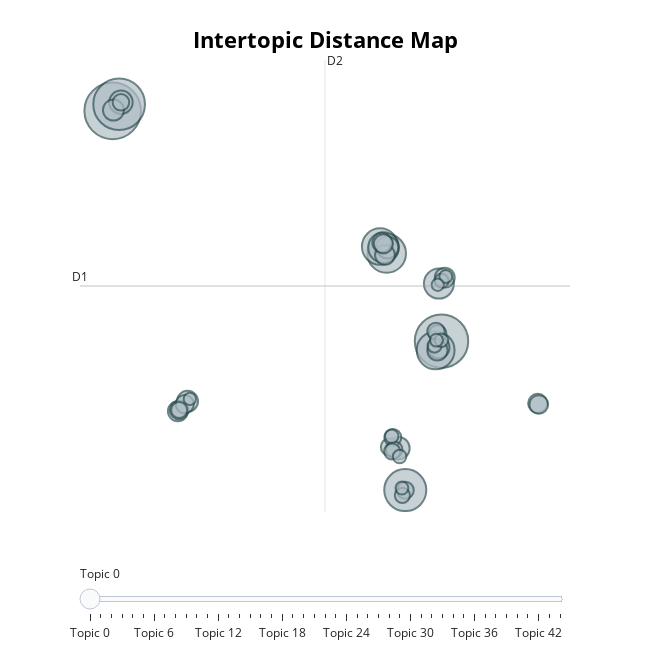

Here is the notebook cell this chart was saved with:
### Code cell
topic_model.visualize_topics()

### Figure 1 — Plotly figure (JSON) as saved in the notebook; plotly's stock layout.template omitted (floating-point values rounded to 4 significant figures; data arrays with more than 128 entries replaced by an {"elided": "..."} marker saying what was removed)
{"data": [{"customdata": {"elided": "45x3 mixed values"}, "hovertemplate": "<b>Topic %{customdata[0]}</b><br>%{customdata[1]}<br>Size: %{customdata[2]}", "legendgroup": "", "marker": {"color": "#B0BEC5", "line": {"color": "DarkSlateGrey", "width": 2}, "size": [210, 187, 175, 116, 98, 94, 87, 62, 59, 36, 33, 32, 30, 29, 29, 27, 26, 26, 26, 25, 24, 24, 23, 23, 22, 20, 20, 20, 19, 19, 18, 18, 17, 17, 15, 13, 13, 12, 12, 12, 11, 11, 11, 10, 10], "sizemode": "area", "sizeref": 0.1313, "symbol": "circle"}, "mode": "markers", "name": "", "orientation": "v", "showlegend": false, "type": "scatter", "x": [-16.05, 8.162, -15.58, 5.493, 4.123, 7.729, 3.641, 3.896, 7.969, -15.44, 4.99, 4.177, 7.961, -15.99, -10.54, 7.86, 8.4, 4.0, -11.25, 3.789, 15.24, 3.885, 15.32, -11.16, -10.75, 7.878, 4.339, 7.755, 4.577, 5.494, -15.44, 4.678, 4.53, -11.15, 5.279, 8.169, 7.65, 8.166, 4.497, 5.078, 8.481, 7.788, 5.249, 7.887, -10.37], "xaxis": "x", "y": [19.46, 3.07, 19.94, -7.525, 9.316, 2.42, 9.806, 9.738, 7.17, 20.07, -4.546, 9.742, 2.611, 19.52, -1.209, 2.418, 7.598, 9.213, -1.921, 10.09, -1.355, 9.999, -1.436, -1.827, -1.415, 3.603, -4.454, 3.761, -3.781, -7.545, 20.07, -4.652, -4.779, -1.822, -7.902, 7.368, 2.757, 3.136, -3.703, -5.142, 7.678, 3.145, -7.384, 7.09, -1.038], "yaxis": "y"}], "layout": {"annotations": [{"showarrow": false, "text": "D1", "x": -18.46, "y": 6.998, "yshift": 10}, {"showarrow": false, "text": "D2", "x": -0.417, "xshift": 10, "y": 23.08}], "height": 650, "hoverlabel": {"bgcolor": "white", "font": {"family": "Rockwell", "size": 16}}, "legend": {"itemsizing": "constant", "tracegroupgap": 0}, "margin": {"t": 60}, "shapes": [{"line": {"color": "#CFD8DC", "width": 2}, "type": "line", "x0": -0.417, "x1": -0.417, "y0": -9.087, "y1": 23.08}, {"line": {"color": "#9E9E9E", "width": 2}, "type": "line", "x0": -18.46, "x1": 17.62, "y0": 6.998, "y1": 6.998}], "sliders": [{"active": 0, "pad": {"t": 50}, "steps": [{"args": [{"marker.color": [["red", "#B0BEC5", "#B0BEC5", "#B0BEC5", "#B0BEC5", "#B0BEC5", "#B0BEC5", "#B0BEC5", "#B0BEC5", "#B0BEC5", "#B0BEC5", "#B0BEC5", "#B0BEC5", "#B0BEC5", "#B0BEC5", "#B0BEC5", "#B0BEC5", "#B0BEC5", "#B0BEC5", "#B0BEC5", "#B0BEC5", "#B0BEC5", "#B0BEC5", "#B0BEC5", "#B0BEC5", "#B0BEC5", "#B0BEC5", "#B0BEC5", "#B0BEC5", "#B0BEC5", "#B0BEC5", "#B0BEC5", "#B0BEC5", "#B0BEC5", "#B0BEC5", "#B0BEC5", "#B0BEC5", "#B0BEC5", "#B0BEC5", "#B0BEC5", "#B0BEC5", "#B0BEC5", "#B0BEC5", "#B0BEC5", "#B0BEC5"]]}], "label": "Topic 0", "method": "update"}, {"args": [{"marker.color": [["#B0BEC5", "red", "#B0BEC5", "#B0BEC5", "#B0BEC5", "#B0BEC5", "#B0BEC5", "#B0BEC5", "#B0BEC5", "#B0BEC5", "#B0BEC5", "#B0BEC5", "#B0BEC5", "#B0BEC5", "#B0BEC5", "#B0BEC5", "#B0BEC5", "#B0BEC5", "#B0BEC5", "#B0BEC5", "#B0BEC5", "#B0BEC5", "#B0BEC5", "#B0BEC5", "#B0BEC5", "#B0BEC5", "#B0BEC5", "#B0BEC5", "#B0BEC5", "#B0BEC5", "#B0BEC5", "#B0BEC5", "#B0BEC5", "#B0BEC5", "#B0BEC5", "#B0BEC5", "#B0BEC5", "#B0BEC5", "#B0BEC5", "#B0BEC5", "#B0BEC5", "#B0BEC5", "#B0BEC5", "#B0BEC5", "#B0BEC5"]]}], "label": "Topic 1", "method": "update"}, {"args": [{"marker.color": [["#B0BEC5", "#B0BEC5", "red", "#B0BEC5", "#B0BEC5", "#B0BEC5", "#B0BEC5", "#B0BEC5", "#B0BEC5", "#B0BEC5", "#B0BEC5", "#B0BEC5", "#B0BEC5", "#B0BEC5", "#B0BEC5", "#B0BEC5", "#B0BEC5", "#B0BEC5", "#B0BEC5", "#B0BEC5", "#B0BEC5", "#B0BEC5", "#B0BEC5", "#B0BEC5", "#B0BEC5", "#B0BEC5", "#B0BEC5", "#B0BEC5", "#B0BEC5", "#B0BEC5", "#B0BEC5", "#B0BEC5", "#B0BEC5", "#B0BEC5", "#B0BEC5", "#B0BEC5", "#B0BEC5", "#B0BEC5", "#B0BEC5", "#B0BEC5", "#B0BEC5", "#B0BEC5", "#B0BEC5", "#B0BEC5", "#B0BEC5"]]}], "label": "Topic 2", "method": "update"}, {"args": [{"marker.color": [["#B0BEC5", "#B0BEC5", "#B0BEC5", "red", "#B0BEC5", "#B0BEC5", "#B0BEC5", "#B0BEC5", "#B0BEC5", "#B0BEC5", "#B0BEC5", "#B0BEC5", "#B0BEC5", "#B0BEC5", "#B0BEC5", "#B0BEC5", "#B0BEC5", "#B0BEC5", "#B0BEC5", "#B0BEC5", "#B0BEC5", "#B0BEC5", "#B0BEC5", "#B0BEC5", "#B0BEC5", "#B0BEC5", "#B0BEC5", "#B0BEC5", "#B0BEC5", "#B0BEC5", "#B0BEC5", "#B0BEC5", "#B0BEC5", "#B0BEC5", "#B0BEC5", "#B0BEC5", "#B0BEC5", "#B0BEC5", "#B0BEC5", "#B0BEC5", "#B0BEC5", "#B0BEC5", "#B0BEC5", "#B0BEC5", "#B0BEC5"]]}], "label": "Topic 3", "method": "update"}, {"args": [{"marker.color": [["#B0BEC5", "#B0BEC5", "#B0BEC5", "#B0BEC5", "red", "#B0BEC5", "#B0BEC5", "#B0BEC5", "#B0BEC5", "#B0BEC5", "#B0BEC5", "#B0BEC5", "#B0BEC5", "#B0BEC5", "#B0BEC5", "#B0BEC5", "#B0BEC5", "#B0BEC5", "#B0BEC5", "#B0BEC5", "#B0BEC5", "#B0BEC5", "#B0BEC5", "#B0BEC5", "#B0BEC5", "#B0BEC5", "#B0BEC5", "#B0BEC5", "#B0BEC5", "#B0BEC5", "#B0BEC5", "#B0BEC5", "#B0BEC5", "#B0BEC5", "#B0BEC5", "#B0BEC5", "#B0BEC5", "#B0BEC5", "#B0BEC5", "#B0BEC5", "#B0BEC5", "#B0BEC5", "#B0BEC5", "#B0BEC5", "#B0BEC5"]]}], "label": "Topic 4", "method": "update"}, {"args": [{"marker.color": [["#B0BEC5", "#B0BEC5", "#B0BEC5", "#B0BEC5", "#B0BEC5", "red", "#B0BEC5", "#B0BEC5", "#B0BEC5", "#B0BEC5", "#B0BEC5", "#B0BEC5", "#B0BEC5", "#B0BEC5", "#B0BEC5", "#B0BEC5", "#B0BEC5", "#B0BEC5", "#B0BEC5", "#B0BEC5", "#B0BEC5", "#B0BEC5", "#B0BEC5", "#B0BEC5", "#B0BEC5", "#B0BEC5", "#B0BEC5", "#B0BEC5", "#B0BEC5", "#B0BEC5", "#B0BEC5", "#B0BEC5", "#B0BEC5", "#B0BEC5", "#B0BEC5", "#B0BEC5", "#B0BEC5", "#B0BEC5", "#B0BEC5", "#B0BEC5", "#B0BEC5", "#B0BEC5", "#B0BEC5", "#B0BEC5", "#B0BEC5"]]}], "label": "Topic 5", "method": "update"}, {"args": [{"marker.color": [["#B0BEC5", "#B0BEC5", "#B0BEC5", "#B0BEC5", "#B0BEC5", "#B0BEC5", "red", "#B0BEC5", "#B0BEC5", "#B0BEC5", "#B0BEC5", "#B0BEC5", "#B0BEC5", "#B0BEC5", "#B0BEC5", "#B0BEC5", "#B0BEC5", "#B0BEC5", "#B0BEC5", "#B0BEC5", "#B0BEC5", "#B0BEC5", "#B0BEC5", "#B0BEC5", "#B0BEC5", "#B0BEC5", "#B0BEC5", "#B0BEC5", "#B0BEC5", "#B0BEC5", "#B0BEC5", "#B0BEC5", "#B0BEC5", "#B0BEC5", "#B0BEC5", "#B0BEC5", "#B0BEC5", "#B0BEC5", "#B0BEC5", "#B0BEC5", "#B0BEC5", "#B0BEC5", "#B0BEC5", "#B0BEC5", "#B0BEC5"]]}], "label": "Topic 6", "method": "update"}, {"args": [{"marker.color": [["#B0BEC5", "#B0BEC5", "#B0BEC5", "#B0BEC5", "#B0BEC5", "#B0BEC5", "#B0BEC5", "red", "#B0BEC5", "#B0BEC5", "#B0BEC5", "#B0BEC5", "#B0BEC5", "#B0BEC5", "#B0BEC5", "#B0BEC5", "#B0BEC5", "#B0BEC5", "#B0BEC5", "#B0BEC5", "#B0BEC5", "#B0BEC5", "#B0BEC5", "#B0BEC5", "#B0BEC5", "#B0BEC5", "#B0BEC5", "#B0BEC5", "#B0BEC5", "#B0BEC5", "#B0BEC5", "#B0BEC5", "#B0BEC5", "#B0BEC5", "#B0BEC5", "#B0BEC5", "#B0BEC5", "#B0BEC5", "#B0BEC5", "#B0BEC5", "#B0BEC5", "#B0BEC5", "#B0BEC5", "#B0BEC5", "#B0BEC5"]]}], "label": "Topic 7", "method": "update"}, {"args": [{"marker.color": [["#B0BEC5", "#B0BEC5", "#B0BEC5", "#B0BEC5", "#B0BEC5", "#B0BEC5", "#B0BEC5", "#B0BEC5", "red", "#B0BEC5", "#B0BEC5", "#B0BEC5", "#B0BEC5", "#B0BEC5", "#B0BEC5", "#B0BEC5", "#B0BEC5", "#B0BEC5", "#B0BEC5", "#B0BEC5", "#B0BEC5", "#B0BEC5", "#B0BEC5", "#B0BEC5", "#B0BEC5", "#B0BEC5", "#B0BEC5", "#B0BEC5", "#B0BEC5", "#B0BEC5", "#B0BEC5", "#B0BEC5", "#B0BEC5", "#B0BEC5", "#B0BEC5", "#B0BEC5", "#B0BEC5", "#B0BEC5", "#B0BEC5", "#B0BEC5", "#B0BEC5", "#B0BEC5", "#B0BEC5", "#B0BEC5", "#B0BEC5"]]}], "label": "Topic 8", "method": "update"}, {"args": [{"marker.color": [["#B0BEC5", "#B0BEC5", "#B0BEC5", "#B0BEC5", "#B0BEC5", "#B0BEC5", "#B0BEC5", "#B0BEC5", "#B0BEC5", "red", "#B0BEC5", "#B0BEC5", "#B0BEC5", "#B0BEC5", "#B0BEC5", "#B0BEC5", "#B0BEC5", "#B0BEC5", "#B0BEC5", "#B0BEC5", "#B0BEC5", "#B0BEC5", "#B0BEC5", "#B0BEC5", "#B0BEC5", "#B0BEC5", "#B0BEC5", "#B0BEC5", "#B0BEC5", "#B0BEC5", "#B0BEC5", "#B0BEC5", "#B0BEC5", "#B0BEC5", "#B0BEC5", "#B0BEC5", "#B0BEC5", "#B0BEC5", "#B0BEC5", "#B0BEC5", "#B0BEC5", "#B0BEC5", "#B0BEC5", "#B0BEC5", "#B0BEC5"]]}], "label": "Topic 9", "method": "update"}, {"args": [{"marker.color": [["#B0BEC5", "#B0BEC5", "#B0BEC5", "#B0BEC5", "#B0BEC5", "#B0BEC5", "#B0BEC5", "#B0BEC5", "#B0BEC5", "#B0BEC5", "red", "#B0BEC5", "#B0BEC5", "#B0BEC5", "#B0BEC5", "#B0BEC5", "#B0BEC5", "#B0BEC5", "#B0BEC5", "#B0BEC5", "#B0BEC5", "#B0BEC5", "#B0BEC5", "#B0BEC5", "#B0BEC5", "#B0BEC5", "#B0BEC5", "#B0BEC5", "#B0BEC5", "#B0BEC5", "#B0BEC5", "#B0BEC5", "#B0BEC5", "#B0BEC5", "#B0BEC5", "#B0BEC5", "#B0BEC5", "#B0BEC5", "#B0BEC5", "#B0BEC5", "#B0BEC5", "#B0BEC5", "#B0BEC5", "#B0BEC5", "#B0BEC5"]]}], "label": "Topic 10", "method": "update"}, {"args": [{"marker.color": [["#B0BEC5", "#B0BEC5", "#B0BEC5", "#B0BEC5", "#B0BEC5", "#B0BEC5", "#B0BEC5", "#B0BEC5", "#B0BEC5", "#B0BEC5", "#B0BEC5", "red", "#B0BEC5", "#B0BEC5", "#B0BEC5", "#B0BEC5", "#B0BEC5", "#B0BEC5", "#B0BEC5", "#B0BEC5", "#B0BEC5", "#B0BEC5", "#B0BEC5", "#B0BEC5", "#B0BEC5", "#B0BEC5", "#B0BEC5", "#B0BEC5", "#B0BEC5", "#B0BEC5", "#B0BEC5", "#B0BEC5", "#B0BEC5", "#B0BEC5", "#B0BEC5", "#B0BEC5", "#B0BEC5", "#B0BEC5", "#B0BEC5", "#B0BEC5", "#B0BEC5", "#B0BEC5", "#B0BEC5", "#B0BEC5", "#B0BEC5"]]}], "label": "Topic 11", "method": "update"}, {"args": [{"marker.color": [["#B0BEC5", "#B0BEC5", "#B0BEC5", "#B0BEC5", "#B0BEC5", "#B0BEC5", "#B0BEC5", "#B0BEC5", "#B0BEC5", "#B0BEC5", "#B0BEC5", "#B0BEC5", "red", "#B0BEC5", "#B0BEC5", "#B0BEC5", "#B0BEC5", "#B0BEC5", "#B0BEC5", "#B0BEC5", "#B0BEC5", "#B0BEC5", "#B0BEC5", "#B0BEC5", "#B0BEC5", "#B0BEC5", "#B0BEC5", "#B0BEC5", "#B0BEC5", "#B0BEC5", "#B0BEC5", "#B0BEC5", "#B0BEC5", "#B0BEC5", "#B0BEC5", "#B0BEC5", "#B0BEC5", "#B0BEC5", "#B0BEC5", "#B0BEC5", "#B0BEC5", "#B0BEC5", "#B0BEC5", "#B0BEC5", "#B0BEC5"]]}], "label": "Topic 12", "method": "update"}, {"args": [{"marker.color": [["#B0BEC5", "#B0BEC5", "#B0BEC5", "#B0BEC5", "#B0BEC5", "#B0BEC5", "#B0BEC5", "#B0BEC5", "#B0BEC5", "#B0BEC5", "#B0BEC5", "#B0BEC5", "#B0BEC5", "red", "#B0BEC5", "#B0BEC5", "#B0BEC5", "#B0BEC5", "#B0BEC5", "#B0BEC5", "#B0BEC5", "#B0BEC5", "#B0BEC5", "#B0BEC5", "#B0BEC5", "#B0BEC5", "#B0BEC5", "#B0BEC5", "#B0BEC5", "#B0BEC5", "#B0BEC5", "#B0BEC5", "#B0BEC5", "#B0BEC5", "#B0BEC5", "#B0BEC5", "#B0BEC5", "#B0BEC5", "#B0BEC5", "#B0BEC5", "#B0BEC5", "#B0BEC5", "#B0BEC5", "#B0BEC5", "#B0BEC5"]]}], "label": "Topic 13", "method": "update"}, {"args": [{"marker.color": [["#B0BEC5", "#B0BEC5", "#B0BEC5", "#B0BEC5", "#B0BEC5", "#B0BEC5", "#B0BEC5", "#B0BEC5", "#B0BEC5", "#B0BEC5", "#B0BEC5", "#B0BEC5", "#B0BEC5", "#B0BEC5", "red", "#B0BEC5", "#B0BEC5", "#B0BEC5", "#B0BEC5", "#B0BEC5", "#B0BEC5", "#B0BEC5", "#B0BEC5", "#B0BEC5", "#B0BEC5", "#B0BEC5", "#B0BEC5", "#B0BEC5", "#B0BEC5", "#B0BEC5", "#B0BEC5", "#B0BEC5", "#B0BEC5", "#B0BEC5", "#B0BEC5", "#B0BEC5", "#B0BEC5", "#B0BEC5", "#B0BEC5", "#B0BEC5", "#B0BEC5", "#B0BEC5", "#B0BEC5", "#B0BEC5", "#B0BEC5"]]}], "label": "Topic 14", "method": "update"}, {"args": [{"marker.color": [["#B0BEC5", "#B0BEC5", "#B0BEC5", "#B0BEC5", "#B0BEC5", "#B0BEC5", "#B0BEC5", "#B0BEC5", "#B0BEC5", "#B0BEC5", "#B0BEC5", "#B0BEC5", "#B0BEC5", "#B0BEC5", "#B0BEC5", "red", "#B0BEC5", "#B0BEC5", "#B0BEC5", "#B0BEC5", "#B0BEC5", "#B0BEC5", "#B0BEC5", "#B0BEC5", "#B0BEC5", "#B0BEC5", "#B0BEC5", "#B0BEC5", "#B0BEC5", "#B0BEC5", "#B0BEC5", "#B0BEC5", "#B0BEC5", "#B0BEC5", "#B0BEC5", "#B0BEC5", "#B0BEC5", "#B0BEC5", "#B0BEC5", "#B0BEC5", "#B0BEC5", "#B0BEC5", "#B0BEC5", "#B0BEC5", "#B0BEC5"]]}], "label": "Topic 15", "method": "update"}, {"args": [{"marker.color": [["#B0BEC5", "#B0BEC5", "#B0BEC5", "#B0BEC5", "#B0BEC5", "#B0BEC5", "#B0BEC5", "#B0BEC5", "#B0BEC5", "#B0BEC5", "#B0BEC5", "#B0BEC5", "#B0BEC5", "#B0BEC5", "#B0BEC5", "#B0BEC5", "red", "#B0BEC5", "#B0BEC5", "#B0BEC5", "#B0BEC5", "#B0BEC5", "#B0BEC5", "#B0BEC5", "#B0BEC5", "#B0BEC5", "#B0BEC5", "#B0BEC5", "#B0BEC5", "#B0BEC5", "#B0BEC5", "#B0BEC5", "#B0BEC5", "#B0BEC5", "#B0BEC5", "#B0BEC5", "#B0BEC5", "#B0BEC5", "#B0BEC5", "#B0BEC5", "#B0BEC5", "#B0BEC5", "#B0BEC5", "#B0BEC5", "#B0BEC5"]]}], "label": "Topic 16", "method": "update"}, {"args": [{"marker.color": [["#B0BEC5", "#B0BEC5", "#B0BEC5", "#B0BEC5", "#B0BEC5", "#B0BEC5", "#B0BEC5", "#B0BEC5", "#B0BEC5", "#B0BEC5", "#B0BEC5", "#B0BEC5", "#B0BEC5", "#B0BEC5", "#B0BEC5", "#B0BEC5", "#B0BEC5", "red", "#B0BEC5", "#B0BEC5", "#B0BEC5", "#B0BEC5", "#B0BEC5", "#B0BEC5", "#B0BEC5", "#B0BEC5", "#B0BEC5", "#B0BEC5", "#B0BEC5", "#B0BEC5", "#B0BEC5", "#B0BEC5", "#B0BEC5", "#B0BEC5", "#B0BEC5", "#B0BEC5", "#B0BEC5", "#B0BEC5", "#B0BEC5", "#B0BEC5", "#B0BEC5", "#B0BEC5", "#B0BEC5", "#B0BEC5", "#B0BEC5"]]}], "label": "Topic 17", "method": "update"}, {"args": [{"marker.color": [["#B0BEC5", "#B0BEC5", "#B0BEC5", "#B0BEC5", "#B0BEC5", "#B0BEC5", "#B0BEC5", "#B0BEC5", "#B0BEC5", "#B0BEC5", "#B0BEC5", "#B0BEC5", "#B0BEC5", "#B0BEC5", "#B0BEC5", "#B0BEC5", "#B0BEC5", "#B0BEC5", "red", "#B0BEC5", "#B0BEC5", "#B0BEC5", "#B0BEC5", "#B0BEC5", "#B0BEC5", "#B0BEC5", "#B0BEC5", "#B0BEC5", "#B0BEC5", "#B0BEC5", "#B0BEC5", "#B0BEC5", "#B0BEC5", "#B0BEC5", "#B0BEC5", "#B0BEC5", "#B0BEC5", "#B0BEC5", "#B0BEC5", "#B0BEC5", "#B0BEC5", "#B0BEC5", "#B0BEC5", "#B0BEC5", "#B0BEC5"]]}], "label": "Topic 18", "method": "update"}, {"args": [{"marker.color": [["#B0BEC5", "#B0BEC5", "#B0BEC5", "#B0BEC5", "#B0BEC5", "#B0BEC5", "#B0BEC5", "#B0BEC5", "#B0BEC5", "#B0BEC5", "#B0BEC5", "#B0BEC5", "#B0BEC5", "#B0BEC5", "#B0BEC5", "#B0BEC5", "#B0BEC5", "#B0BEC5", "#B0BEC5", "red", "#B0BEC5", "#B0BEC5", "#B0BEC5", "#B0BEC5", "#B0BEC5", "#B0BEC5", "#B0BEC5", "#B0BEC5", "#B0BEC5", "#B0BEC5", "#B0BEC5", "#B0BEC5", "#B0BEC5", "#B0BEC5", "#B0BEC5", "#B0BEC5", "#B0BEC5", "#B0BEC5", "#B0BEC5", "#B0BEC5", "#B0BEC5", "#B0BEC5", "#B0BEC5", "#B0BEC5", "#B0BEC5"]]}], "label": "Topic 19", "method": "update"}, {"args": [{"marker.color": [["#B0BEC5", "#B0BEC5", "#B0BEC5", "#B0BEC5", "#B0BEC5", "#B0BEC5", "#B0BEC5", "#B0BEC5", "#B0BEC5", "#B0BEC5", "#B0BEC5", "#B0BEC5", "#B0BEC5", "#B0BEC5", "#B0BEC5", "#B0BEC5", "#B0BEC5", "#B0BEC5", "#B0BEC5", "#B0BEC5", "red", "#B0BEC5", "#B0BEC5", "#B0BEC5", "#B0BEC5", "#B0BEC5", "#B0BEC5", "#B0BEC5", "#B0BEC5", "#B0BEC5", "#B0BEC5", "#B0BEC5", "#B0BEC5", "#B0BEC5", "#B0BEC5", "#B0BEC5", "#B0BEC5", "#B0BEC5", "#B0BEC5", "#B0BEC5", "#B0BEC5", "#B0BEC5", "#B0BEC5", "#B0BEC5", "#B0BEC5"]]}], "label": "Topic 20", "method": "update"}, {"args": [{"marker.color": [["#B0BEC5", "#B0BEC5", "#B0BEC5", "#B0BEC5", "#B0BEC5", "#B0BEC5", "#B0BEC5", "#B0BEC5", "#B0BEC5", "#B0BEC5", "#B0BEC5", "#B0BEC5", "#B0BEC5", "#B0BEC5", "#B0BEC5", "#B0BEC5", "#B0BEC5", "#B0BEC5", "#B0BEC5", "#B0BEC5", "#B0BEC5", "red", "#B0BEC5", "#B0BEC5", "#B0BEC5", "#B0BEC5", "#B0BEC5", "#B0BEC5", "#B0BEC5", "#B0BEC5", "#B0BEC5", "#B0BEC5", "#B0BEC5", "#B0BEC5", "#B0BEC5", "#B0BEC5", "#B0BEC5", "#B0BEC5", "#B0BEC5", "#B0BEC5", "#B0BEC5", "#B0BEC5", "#B0BEC5", "#B0BEC5", "#B0BEC5"]]}], "label": "Topic 21", "method": "update"}, {"args": [{"marker.color": [["#B0BEC5", "#B0BEC5", "#B0BEC5", "#B0BEC5", "#B0BEC5", "#B0BEC5", "#B0BEC5", "#B0BEC5", "#B0BEC5", "#B0BEC5", "#B0BEC5", "#B0BEC5", "#B0BEC5", "#B0BEC5", "#B0BEC5", "#B0BEC5", "#B0BEC5", "#B0BEC5", "#B0BEC5", "#B0BEC5", "#B0BEC5", "#B0BEC5", "red", "#B0BEC5", "#B0BEC5", "#B0BEC5", "#B0BEC5", "#B0BEC5", "#B0BEC5", "#B0BEC5", "#B0BEC5", "#B0BEC5", "#B0BEC5", "#B0BEC5", "#B0BEC5", "#B0BEC5", "#B0BEC5", "#B0BEC5", "#B0BEC5", "#B0BEC5", "#B0BEC5", "#B0BEC5", "#B0BEC5", "#B0BEC5", "#B0BEC5"]]}], "label": "Topic 22", "method": "update"}, {"args": [{"marker.color": [["#B0BEC5", "#B0BEC5", "#B0BEC5", "#B0BEC5", "#B0BEC5", "#B0BEC5", "#B0BEC5", "#B0BEC5", "#B0BEC5", "#B0BEC5", "#B0BEC5", "#B0BEC5", "#B0BEC5", "#B0BEC5", "#B0BEC5", "#B0BEC5", "#B0BEC5", "#B0BEC5", "#B0BEC5", "#B0BEC5", "#B0BEC5", "#B0BEC5", "#B0BEC5", "red", "#B0BEC5", "#B0BEC5", "#B0BEC5", "#B0BEC5", "#B0BEC5", "#B0BEC5", "#B0BEC5", "#B0BEC5", "#B0BEC5", "#B0BEC5", "#B0BEC5", "#B0BEC5", "#B0BEC5", "#B0BEC5", "#B0BEC5", "#B0BEC5", "#B0BEC5", "#B0BEC5", "#B0BEC5", "#B0BEC5", "#B0BEC5"]]}], "label": "Topic 23", "method": "update"}, {"args": [{"marker.color": [["#B0BEC5", "#B0BEC5", "#B0BEC5", "#B0BEC5", "#B0BEC5", "#B0BEC5", "#B0BEC5", "#B0BEC5", "#B0BEC5", "#B0BEC5", "#B0BEC5", "#B0BEC5", "#B0BEC5", "#B0BEC5", "#B0BEC5", "#B0BEC5", "#B0BEC5", "#B0BEC5", "#B0BEC5", "#B0BEC5", "#B0BEC5", "#B0BEC5", "#B0BEC5", "#B0BEC5", "red", "#B0BEC5", "#B0BEC5", "#B0BEC5", "#B0BEC5", "#B0BEC5", "#B0BEC5", "#B0BEC5", "#B0BEC5", "#B0BEC5", "#B0BEC5", "#B0BEC5", "#B0BEC5", "#B0BEC5", "#B0BEC5", "#B0BEC5", "#B0BEC5", "#B0BEC5", "#B0BEC5", "#B0BEC5", "#B0BEC5"]]}], "label": "Topic 24", "method": "update"}, {"args": [{"marker.color": [["#B0BEC5", "#B0BEC5", "#B0BEC5", "#B0BEC5", "#B0BEC5", "#B0BEC5", "#B0BEC5", "#B0BEC5", "#B0BEC5", "#B0BEC5", "#B0BEC5", "#B0BEC5", "#B0BEC5", "#B0BEC5", "#B0BEC5", "#B0BEC5", "#B0BEC5", "#B0BEC5", "#B0BEC5", "#B0BEC5", "#B0BEC5", "#B0BEC5", "#B0BEC5", "#B0BEC5", "#B0BEC5", "red", "#B0BEC5", "#B0BEC5", "#B0BEC5", "#B0BEC5", "#B0BEC5", "#B0BEC5", "#B0BEC5", "#B0BEC5", "#B0BEC5", "#B0BEC5", "#B0BEC5", "#B0BEC5", "#B0BEC5", "#B0BEC5", "#B0BEC5", "#B0BEC5", "#B0BEC5", "#B0BEC5", "#B0BEC5"]]}], "label": "Topic 25", "method": "update"}, {"args": [{"marker.color": [["#B0BEC5", "#B0BEC5", "#B0BEC5", "#B0BEC5", "#B0BEC5", "#B0BEC5", "#B0BEC5", "#B0BEC5", "#B0BEC5", "#B0BEC5", "#B0BEC5", "#B0BEC5", "#B0BEC5", "#B0BEC5", "#B0BEC5", "#B0BEC5", "#B0BEC5", "#B0BEC5", "#B0BEC5", "#B0BEC5", "#B0BEC5", "#B0BEC5", "#B0BEC5", "#B0BEC5", "#B0BEC5", "#B0BEC5", "red", "#B0BEC5", "#B0BEC5", "#B0BEC5", "#B0BEC5", "#B0BEC5", "#B0BEC5", "#B0BEC5", "#B0BEC5", "#B0BEC5", "#B0BEC5", "#B0BEC5", "#B0BEC5", "#B0BEC5", "#B0BEC5", "#B0BEC5", "#B0BEC5", "#B0BEC5", "#B0BEC5"]]}], "label": "Topic 26", "method": "update"}, {"args": [{"marker.color": [["#B0BEC5", "#B0BEC5", "#B0BEC5", "#B0BEC5", "#B0BEC5", "#B0BEC5", "#B0BEC5", "#B0BEC5", "#B0BEC5", "#B0BEC5", "#B0BEC5", "#B0BEC5", "#B0BEC5", "#B0BEC5", "#B0BEC5", "#B0BEC5", "#B0BEC5", "#B0BEC5", "#B0BEC5", "#B0BEC5", "#B0BEC5", "#B0BEC5", "#B0BEC5", "#B0BEC5", "#B0BEC5", "#B0BEC5", "#B0BEC5", "red", "#B0BEC5", "#B0BEC5", "#B0BEC5", "#B0BEC5", "#B0BEC5", "#B0BEC5", "#B0BEC5", "#B0BEC5", "#B0BEC5", "#B0BEC5", "#B0BEC5", "#B0BEC5", "#B0BEC5", "#B0BEC5", "#B0BEC5", "#B0BEC5", "#B0BEC5"]]}], "label": "Topic 27", "method": "update"}, {"args": [{"marker.color": [["#B0BEC5", "#B0BEC5", "#B0BEC5", "#B0BEC5", "#B0BEC5", "#B0BEC5", "#B0BEC5", "#B0BEC5", "#B0BEC5", "#B0BEC5", "#B0BEC5", "#B0BEC5", "#B0BEC5", "#B0BEC5", "#B0BEC5", "#B0BEC5", "#B0BEC5", "#B0BEC5", "#B0BEC5", "#B0BEC5", "#B0BEC5", "#B0BEC5", "#B0BEC5", "#B0BEC5", "#B0BEC5", "#B0BEC5", "#B0BEC5", "#B0BEC5", "red", "#B0BEC5", "#B0BEC5", "#B0BEC5", "#B0BEC5", "#B0BEC5", "#B0BEC5", "#B0BEC5", "#B0BEC5", "#B0BEC5", "#B0BEC5", "#B0BEC5", "#B0BEC5", "#B0BEC5", "#B0BEC5", "#B0BEC5", "#B0BEC5"]]}], "label": "Topic 28", "method": "update"}, {"args": [{"marker.color": [["#B0BEC5", "#B0BEC5", "#B0BEC5", "#B0BEC5", "#B0BEC5", "#B0BEC5", "#B0BEC5", "#B0BEC5", "#B0BEC5", "#B0BEC5", "#B0BEC5", "#B0BEC5", "#B0BEC5", "#B0BEC5", "#B0BEC5", "#B0BEC5", "#B0BEC5", "#B0BEC5", "#B0BEC5", "#B0BEC5", "#B0BEC5", "#B0BEC5", "#B0BEC5", "#B0BEC5", "#B0BEC5", "#B0BEC5", "#B0BEC5", "#B0BEC5", "#B0BEC5", "red", "#B0BEC5", "#B0BEC5", "#B0BEC5", "#B0BEC5", "#B0BEC5", "#B0BEC5", "#B0BEC5", "#B0BEC5", "#B0BEC5", "#B0BEC5", "#B0BEC5", "#B0BEC5", "#B0BEC5", "#B0BEC5", "#B0BEC5"]]}], "label": "Topic 29", "method": "update"}, {"args": [{"marker.color": [["#B0BEC5", "#B0BEC5", "#B0BEC5", "#B0BEC5", "#B0BEC5", "#B0BEC5", "#B0BEC5", "#B0BEC5", "#B0BEC5", "#B0BEC5", "#B0BEC5", "#B0BEC5", "#B0BEC5", "#B0BEC5", "#B0BEC5", "#B0BEC5", "#B0BEC5", "#B0BEC5", "#B0BEC5", "#B0BEC5", "#B0BEC5", "#B0BEC5", "#B0BEC5", "#B0BEC5", "#B0BEC5", "#B0BEC5", "#B0BEC5", "#B0BEC5", "#B0BEC5", "#B0BEC5", "red", "#B0BEC5", "#B0BEC5", "#B0BEC5", "#B0BEC5", "#B0BEC5", "#B0BEC5", "#B0BEC5", "#B0BEC5", "#B0BEC5", "#B0BEC5", "#B0BEC5", "#B0BEC5", "#B0BEC5", "#B0BEC5"]]}], "label": "Topic 30", "method": "update"}, {"args": [{"marker.color": [["#B0BEC5", "#B0BEC5", "#B0BEC5", "#B0BEC5", "#B0BEC5", "#B0BEC5", "#B0BEC5", "#B0BEC5", "#B0BEC5", "#B0BEC5", "#B0BEC5", "#B0BEC5", "#B0BEC5", "#B0BEC5", "#B0BEC5", "#B0BEC5", "#B0BEC5", "#B0BEC5", "#B0BEC5", "#B0BEC5", "#B0BEC5", "#B0BEC5", "#B0BEC5", "#B0BEC5", "#B0BEC5", "#B0BEC5", "#B0BEC5", "#B0BEC5", "#B0BEC5", "#B0BEC5", "#B0BEC5", "red", "#B0BEC5", "#B0BEC5", "#B0BEC5", "#B0BEC5", "#B0BEC5", "#B0BEC5", "#B0BEC5", "#B0BEC5", "#B0BEC5", "#B0BEC5", "#B0BEC5", "#B0BEC5", "#B0BEC5"]]}], "label": "Topic 31", "method": "update"}, {"args": [{"marker.color": [["#B0BEC5", "#B0BEC5", "#B0BEC5", "#B0BEC5", "#B0BEC5", "#B0BEC5", "#B0BEC5", "#B0BEC5", "#B0BEC5", "#B0BEC5", "#B0BEC5", "#B0BEC5", "#B0BEC5", "#B0BEC5", "#B0BEC5", "#B0BEC5", "#B0BEC5", "#B0BEC5", "#B0BEC5", "#B0BEC5", "#B0BEC5", "#B0BEC5", "#B0BEC5", "#B0BEC5", "#B0BEC5", "#B0BEC5", "#B0BEC5", "#B0BEC5", "#B0BEC5", "#B0BEC5", "#B0BEC5", "#B0BEC5", "red", "#B0BEC5", "#B0BEC5", "#B0BEC5", "#B0BEC5", "#B0BEC5", "#B0BEC5", "#B0BEC5", "#B0BEC5", "#B0BEC5", "#B0BEC5", "#B0BEC5", "#B0BEC5"]]}], "label": "Topic 32", "method": "update"}, {"args": [{"marker.color": [["#B0BEC5", "#B0BEC5", "#B0BEC5", "#B0BEC5", "#B0BEC5", "#B0BEC5", "#B0BEC5", "#B0BEC5", "#B0BEC5", "#B0BEC5", "#B0BEC5", "#B0BEC5", "#B0BEC5", "#B0BEC5", "#B0BEC5", "#B0BEC5", "#B0BEC5", "#B0BEC5", "#B0BEC5", "#B0BEC5", "#B0BEC5", "#B0BEC5", "#B0BEC5", "#B0BEC5", "#B0BEC5", "#B0BEC5", "#B0BEC5", "#B0BEC5", "#B0BEC5", "#B0BEC5", "#B0BEC5", "#B0BEC5", "#B0BEC5", "red", "#B0BEC5", "#B0BEC5", "#B0BEC5", "#B0BEC5", "#B0BEC5", "#B0BEC5", "#B0BEC5", "#B0BEC5", "#B0BEC5", "#B0BEC5", "#B0BEC5"]]}], "label": "Topic 33", "method": "update"}, {"args": [{"marker.color": [["#B0BEC5", "#B0BEC5", "#B0BEC5", "#B0BEC5", "#B0BEC5", "#B0BEC5", "#B0BEC5", "#B0BEC5", "#B0BEC5", "#B0BEC5", "#B0BEC5", "#B0BEC5", "#B0BEC5", "#B0BEC5", "#B0BEC5", "#B0BEC5", "#B0BEC5", "#B0BEC5", "#B0BEC5", "#B0BEC5", "#B0BEC5", "#B0BEC5", "#B0BEC5", "#B0BEC5", "#B0BEC5", "#B0BEC5", "#B0BEC5", "#B0BEC5", "#B0BEC5", "#B0BEC5", "#B0BEC5", "#B0BEC5", "#B0BEC5", "#B0BEC5", "red", "#B0BEC5", "#B0BEC5", "#B0BEC5", "#B0BEC5", "#B0BEC5", "#B0BEC5", "#B0BEC5", "#B0BEC5", "#B0BEC5", "#B0BEC5"]]}], "label": "Topic 34", "method": "update"}, {"args": [{"marker.color": [["#B0BEC5", "#B0BEC5", "#B0BEC5", "#B0BEC5", "#B0BEC5", "#B0BEC5", "#B0BEC5", "#B0BEC5", "#B0BEC5", "#B0BEC5", "#B0BEC5", "#B0BEC5", "#B0BEC5", "#B0BEC5", "#B0BEC5", "#B0BEC5", "#B0BEC5", "#B0BEC5", "#B0BEC5", "#B0BEC5", "#B0BEC5", "#B0BEC5", "#B0BEC5", "#B0BEC5", "#B0BEC5", "#B0BEC5", "#B0BEC5", "#B0BEC5", "#B0BEC5", "#B0BEC5", "#B0BEC5", "#B0BEC5", "#B0BEC5", "#B0BEC5", "#B0BEC5", "red", "#B0BEC5", "#B0BEC5", "#B0BEC5", "#B0BEC5", "#B0BEC5", "#B0BEC5", "#B0BEC5", "#B0BEC5", "#B0BEC5"]]}], "label": "Topic 35", "method": "update"}, {"args": [{"marker.color": [["#B0BEC5", "#B0BEC5", "#B0BEC5", "#B0BEC5", "#B0BEC5", "#B0BEC5", "#B0BEC5", "#B0BEC5", "#B0BEC5", "#B0BEC5", "#B0BEC5", "#B0BEC5", "#B0BEC5", "#B0BEC5", "#B0BEC5", "#B0BEC5", "#B0BEC5", "#B0BEC5", "#B0BEC5", "#B0BEC5", "#B0BEC5", "#B0BEC5", "#B0BEC5", "#B0BEC5", "#B0BEC5", "#B0BEC5", "#B0BEC5", "#B0BEC5", "#B0BEC5", "#B0BEC5", "#B0BEC5", "#B0BEC5", "#B0BEC5", "#B0BEC5", "#B0BEC5", "#B0BEC5", "red", "#B0BEC5", "#B0BEC5", "#B0BEC5", "#B0BEC5", "#B0BEC5", "#B0BEC5", "#B0BEC5", "#B0BEC5"]]}], "label": "Topic 36", "method": "update"}, {"args": [{"marker.color": [["#B0BEC5", "#B0BEC5", "#B0BEC5", "#B0BEC5", "#B0BEC5", "#B0BEC5", "#B0BEC5", "#B0BEC5", "#B0BEC5", "#B0BEC5", "#B0BEC5", "#B0BEC5", "#B0BEC5", "#B0BEC5", "#B0BEC5", "#B0BEC5", "#B0BEC5", "#B0BEC5", "#B0BEC5", "#B0BEC5", "#B0BEC5", "#B0BEC5", "#B0BEC5", "#B0BEC5", "#B0BEC5", "#B0BEC5", "#B0BEC5", "#B0BEC5", "#B0BEC5", "#B0BEC5", "#B0BEC5", "#B0BEC5", "#B0BEC5", "#B0BEC5", "#B0BEC5", "#B0BEC5", "#B0BEC5", "red", "#B0BEC5", "#B0BEC5", "#B0BEC5", "#B0BEC5", "#B0BEC5", "#B0BEC5", "#B0BEC5"]]}], "label": "Topic 37", "method": "update"}, {"args": [{"marker.color": [["#B0BEC5", "#B0BEC5", "#B0BEC5", "#B0BEC5", "#B0BEC5", "#B0BEC5", "#B0BEC5", "#B0BEC5", "#B0BEC5", "#B0BEC5", "#B0BEC5", "#B0BEC5", "#B0BEC5", "#B0BEC5", "#B0BEC5", "#B0BEC5", "#B0BEC5", "#B0BEC5", "#B0BEC5", "#B0BEC5", "#B0BEC5", "#B0BEC5", "#B0BEC5", "#B0BEC5", "#B0BEC5", "#B0BEC5", "#B0BEC5", "#B0BEC5", "#B0BEC5", "#B0BEC5", "#B0BEC5", "#B0BEC5", "#B0BEC5", "#B0BEC5", "#B0BEC5", "#B0BEC5", "#B0BEC5", "#B0BEC5", "red", "#B0BEC5", "#B0BEC5", "#B0BEC5", "#B0BEC5", "#B0BEC5", "#B0BEC5"]]}], "label": "Topic 38", "method": "update"}, {"args": [{"marker.color": [["#B0BEC5", "#B0BEC5", "#B0BEC5", "#B0BEC5", "#B0BEC5", "#B0BEC5", "#B0BEC5", "#B0BEC5", "#B0BEC5", "#B0BEC5", "#B0BEC5", "#B0BEC5", "#B0BEC5", "#B0BEC5", "#B0BEC5", "#B0BEC5", "#B0BEC5", "#B0BEC5", "#B0BEC5", "#B0BEC5", "#B0BEC5", "#B0BEC5", "#B0BEC5", "#B0BEC5", "#B0BEC5", "#B0BEC5", "#B0BEC5", "#B0BEC5", "#B0BEC5", "#B0BEC5", "#B0BEC5", "#B0BEC5", "#B0BEC5", "#B0BEC5", "#B0BEC5", "#B0BEC5", "#B0BEC5", "#B0BEC5", "#B0BEC5", "red", "#B0BEC5", "#B0BEC5", "#B0BEC5", "#B0BEC5", "#B0BEC5"]]}], "label": "Topic 39", "method": "update"}, {"args": [{"marker.color": [["#B0BEC5", "#B0BEC5", "#B0BEC5", "#B0BEC5", "#B0BEC5", "#B0BEC5", "#B0BEC5", "#B0BEC5", "#B0BEC5", "#B0BEC5", "#B0BEC5", "#B0BEC5", "#B0BEC5", "#B0BEC5", "#B0BEC5", "#B0BEC5", "#B0BEC5", "#B0BEC5", "#B0BEC5", "#B0BEC5", "#B0BEC5", "#B0BEC5", "#B0BEC5", "#B0BEC5", "#B0BEC5", "#B0BEC5", "#B0BEC5", "#B0BEC5", "#B0BEC5", "#B0BEC5", "#B0BEC5", "#B0BEC5", "#B0BEC5", "#B0BEC5", "#B0BEC5", "#B0BEC5", "#B0BEC5", "#B0BEC5", "#B0BEC5", "#B0BEC5", "red", "#B0BEC5", "#B0BEC5", "#B0BEC5", "#B0BEC5"]]}], "label": "Topic 40", "method": "update"}, {"args": [{"marker.color": [["#B0BEC5", "#B0BEC5", "#B0BEC5", "#B0BEC5", "#B0BEC5", "#B0BEC5", "#B0BEC5", "#B0BEC5", "#B0BEC5", "#B0BEC5", "#B0BEC5", "#B0BEC5", "#B0BEC5", "#B0BEC5", "#B0BEC5", "#B0BEC5", "#B0BEC5", "#B0BEC5", "#B0BEC5", "#B0BEC5", "#B0BEC5", "#B0BEC5", "#B0BEC5", "#B0BEC5", "#B0BEC5", "#B0BEC5", "#B0BEC5", "#B0BEC5", "#B0BEC5", "#B0BEC5", "#B0BEC5", "#B0BEC5", "#B0BEC5", "#B0BEC5", "#B0BEC5", "#B0BEC5", "#B0BEC5", "#B0BEC5", "#B0BEC5", "#B0BEC5", "#B0BEC5", "red", "#B0BEC5", "#B0BEC5", "#B0BEC5"]]}], "label": "Topic 41", "method": "update"}, {"args": [{"marker.color": [["#B0BEC5", "#B0BEC5", "#B0BEC5", "#B0BEC5", "#B0BEC5", "#B0BEC5", "#B0BEC5", "#B0BEC5", "#B0BEC5", "#B0BEC5", "#B0BEC5", "#B0BEC5", "#B0BEC5", "#B0BEC5", "#B0BEC5", "#B0BEC5", "#B0BEC5", "#B0BEC5", "#B0BEC5", "#B0BEC5", "#B0BEC5", "#B0BEC5", "#B0BEC5", "#B0BEC5", "#B0BEC5", "#B0BEC5", "#B0BEC5", "#B0BEC5", "#B0BEC5", "#B0BEC5", "#B0BEC5", "#B0BEC5", "#B0BEC5", "#B0BEC5", "#B0BEC5", "#B0BEC5", "#B0BEC5", "#B0BEC5", "#B0BEC5", "#B0BEC5", "#B0BEC5", "#B0BEC5", "red", "#B0BEC5", "#B0BEC5"]]}], "label": "Topic 42", "method": "update"}, {"args": [{"marker.color": [["#B0BEC5", "#B0BEC5", "#B0BEC5", "#B0BEC5", "#B0BEC5", "#B0BEC5", "#B0BEC5", "#B0BEC5", "#B0BEC5", "#B0BEC5", "#B0BEC5", "#B0BEC5", "#B0BEC5", "#B0BEC5", "#B0BEC5", "#B0BEC5", "#B0BEC5", "#B0BEC5", "#B0BEC5", "#B0BEC5", "#B0BEC5", "#B0BEC5", "#B0BEC5", "#B0BEC5", "#B0BEC5", "#B0BEC5", "#B0BEC5", "#B0BEC5", "#B0BEC5", "#B0BEC5", "#B0BEC5", "#B0BEC5", "#B0BEC5", "#B0BEC5", "#B0BEC5", "#B0BEC5", "#B0BEC5", "#B0BEC5", "#B0BEC5", "#B0BEC5", "#B0BEC5", "#B0BEC5", "#B0BEC5", "red", "#B0BEC5"]]}], "label": "Topic 43", "method": "update"}, {"args": [{"marker.color": [["#B0BEC5", "#B0BEC5", "#B0BEC5", "#B0BEC5", "#B0BEC5", "#B0BEC5", "#B0BEC5", "#B0BEC5", "#B0BEC5", "#B0BEC5", "#B0BEC5", "#B0BEC5", "#B0BEC5", "#B0BEC5", "#B0BEC5", "#B0BEC5", "#B0BEC5", "#B0BEC5", "#B0BEC5", "#B0BEC5", "#B0BEC5", "#B0BEC5", "#B0BEC5", "#B0BEC5", "#B0BEC5", "#B0BEC5", "#B0BEC5", "#B0BEC5", "#B0BEC5", "#B0BEC5", "#B0BEC5", "#B0BEC5", "#B0BEC5", "#B0BEC5", "#B0BEC5", "#B0BEC5", "#B0BEC5", "#B0BEC5", "#B0BEC5", "#B0BEC5", "#B0BEC5", "#B0BEC5", "#B0BEC5", "#B0BEC5", "red"]]}], "label": "Topic 44", "method": "update"}]}], "title": {"font": {"color": "Black", "size": 22}, "text": "<b>Intertopic Distance Map</b>", "x": 0.5, "xanchor": "center", "y": 0.95, "yanchor": "top"}, "width": 650, "xaxis": {"anchor": "y", "domain": [0, 1], "range": [-18.46, 17.62], "title": {"text": ""}, "visible": false}, "yaxis": {"anchor": "x", "domain": [0, 1], "range": [-9.087, 23.08], "title": {"text": ""}, "visible": false}}}
